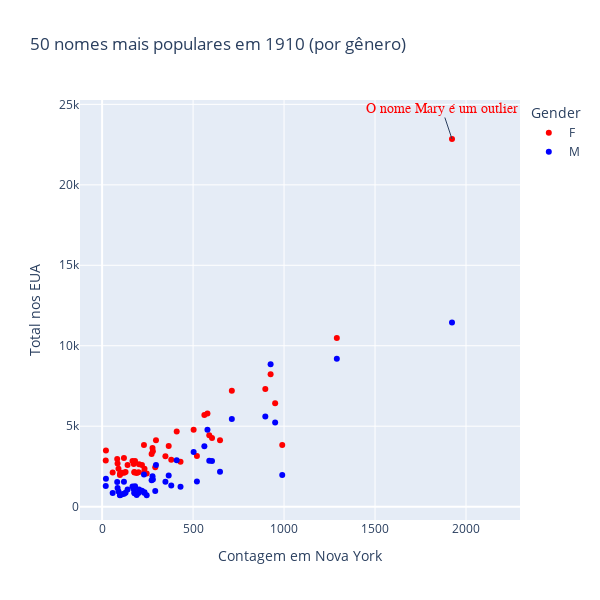

The code cell stored with this chart in its notebook:
### Code cell
fig = px.scatter(data_frame=df, x="Count_NY", y="Count", width=600, height=600,
                color = "Gender", hover_data=['Name'], color_discrete_sequence=['Red','Blue'],
                labels={"Count":"Total nos EUA", "Count_NY":"Contagem em Nova York"},
                title='50 nomes mais populares em 1910 (por gênero)')
fig.add_annotation(x=1923, y=22848, text="O nome Mary é um outlier", font_size=14,
                   font_color='Red',font_family='Trebuchet', showarrow=True)
fig.show()

### Figure 1 — Plotly figure (JSON) as saved in the notebook; plotly's stock layout.template omitted (floating-point values rounded to 4 significant figures)
{"data": [{"customdata": [["Mary"], ["Helen"], ["Margaret"], ["Dorothy"], ["Ruth"], ["Anna"], ["Elizabeth"], ["Mildred"], ["Marie"], ["Alice"], ["Frances"], ["Florence"], ["Ethel"], ["Lillian"], ["Gladys"], ["Rose"], ["Evelyn"], ["Edna"], ["Annie"], ["Louise"], ["Irene"], ["Catherine"], ["Grace"], ["Hazel"], ["Thelma"], ["Gertrude"], ["Ruby"], ["Virginia"], ["Martha"], ["Josephine"], ["Lucille"], ["Clara"], ["Bertha"], ["Emma"], ["Edith"], ["Beatrice"], ["Bessie"], ["Esther"], ["Pearl"], ["Sarah"], ["Agnes"], ["Pauline"], ["Myrtle"], ["Elsie"], ["Eva"], ["Mabel"], ["Ida"], ["Viola"], ["Julia"], ["Minnie"]], "hovertemplate": "Gender=F<br>Contagem em Nova York=%{x}<br>Total nos EUA=%{y}<br>Name=%{customdata[0]}<extra></extra>", "legendgroup": "F", "marker": {"color": "Red", "symbol": "circle"}, "mode": "markers", "name": "F", "orientation": "v", "showlegend": true, "type": "scatter", "x": [1923, 1290, 926, 897, 713, 951, 579, 562, 503, 410, 589, 604, 296, 648, 230, 990, 366, 277, 21, 279, 272, 521, 348, 120, 83, 380, 20, 181, 167, 431, 85, 174, 203, 140, 219, 292, 90, 233, 129, 177, 231, 200, 58, 178, 121, 110, 190, 99, 245, 98], "xaxis": "x", "y": [22848, 10479, 8222, 7314, 7209, 6433, 5791, 5690, 4778, 4666, 4443, 4272, 4129, 4120, 3838, 3828, 3765, 3650, 3492, 3448, 3269, 3147, 3134, 3018, 2966, 2918, 2875, 2838, 2837, 2793, 2680, 2649, 2638, 2591, 2586, 2455, 2360, 2358, 2152, 2150, 2149, 2140, 2130, 2123, 2114, 2111, 2092, 2083, 2055, 1961], "yaxis": "y"}, {"customdata": [["John"], ["James"], ["William"], ["Robert"], ["George"], ["Joseph"], ["Charles"], ["Frank"], ["Edward"], ["Henry"], ["Willie"], ["Thomas"], ["Walter"], ["Albert"], ["Paul"], ["Harry"], ["Arthur"], ["Harold"], ["Raymond"], ["Clarence"], ["Richard"], ["Fred"], ["Jack"], ["Louis"], ["Joe"], ["Carl"], ["Howard"], ["Ralph"], ["Roy"], ["David"], ["Ernest"], ["Samuel"], ["Charlie"], ["Earl"], ["Lawrence"], ["Francis"], ["Anthony"], ["Alfred"], ["Kenneth"], ["Eugene"], ["Herbert"], ["Sam"], ["Andrew"], ["Donald"], ["Michael"], ["Leonard"], ["Elmer"], ["Stanley"], ["Lee"], ["Leroy"]], "hovertemplate": "Gender=M<br>Contagem em Nova York=%{x}<br>Total nos EUA=%{y}<br>Name=%{customdata[0]}<extra></extra>", "legendgroup": "M", "marker": {"color": "Blue", "symbol": "circle"}, "mode": "markers", "name": "M", "orientation": "v", "showlegend": true, "type": "scatter", "x": [1923, 1290, 926, 897, 713, 951, 579, 562, 503, 410, 589, 604, 296, 648, 230, 990, 366, 277, 21, 279, 272, 521, 348, 120, 83, 380, 20, 181, 167, 431, 85, 174, 203, 140, 219, 292, 90, 233, 129, 177, 231, 200, 58, 178, 121, 110, 190, 99, 245, 98], "xaxis": "x", "y": [11450, 9192, 8844, 5610, 5441, 5226, 4781, 3761, 3403, 2884, 2852, 2842, 2584, 2175, 1998, 1961, 1931, 1896, 1728, 1687, 1643, 1569, 1554, 1547, 1526, 1318, 1284, 1262, 1245, 1243, 1152, 1085, 1073, 1071, 984, 978, 936, 899, 865, 862, 861, 847, 845, 833, 795, 767, 725, 721, 716, 709], "yaxis": "y"}], "layout": {"annotations": [{"font": {"color": "Red", "family": "Trebuchet", "size": 14}, "showarrow": true, "text": "O nome Mary é um outlier", "x": 1923, "y": 22848}], "height": 600, "legend": {"title": {"text": "Gender"}, "tracegroupgap": 0}, "title": {"text": "50 nomes mais populares em 1910 (por gênero)"}, "width": 600, "xaxis": {"anchor": "y", "domain": [0, 1], "title": {"text": "Contagem em Nova York"}}, "yaxis": {"anchor": "x", "domain": [0, 1], "title": {"text": "Total nos EUA"}}}}
